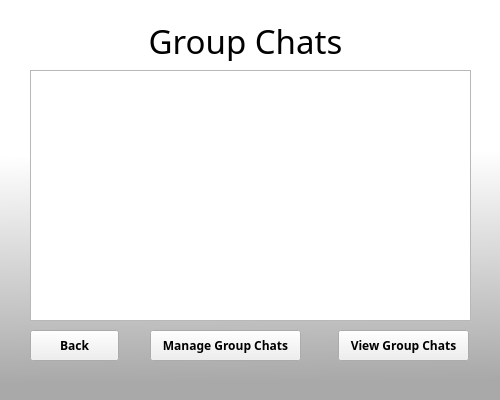
<?xml version="1.0" encoding="UTF-8"?>
<ui version="4.0">
 <class>GroupChatMenu</class>
 <widget class="QWidget" name="GroupChatMenu">
  <property name="geometry">
   <rect>
    <x>0</x>
    <y>0</y>
    <width>500</width>
    <height>400</height>
   </rect>
  </property>
  <property name="windowTitle">
   <string>Form</string>
  </property>
  <property name="styleSheet">
   <string notr="true">
#GroupChatMenu{background-color: qlineargradient(spread:pad, x1:0.512, y1:1, x2:0.503, y2:0.306727, stop:0.0696517 rgba(169, 169, 169, 255), stop:0.890547 rgba(255, 255, 255, 255));}
#stackedWidget{ background-color: rgba(1,1,1,0);}</string>
  </property>
  <widget class="QStackedWidget" name="stackedWidget">
   <property name="geometry">
    <rect>
     <x>0</x>
     <y>0</y>
     <width>500</width>
     <height>400</height>
    </rect>
   </property>
   <widget class="QWidget" name="page">
    <widget class="QLabel" name="GCMenuTitle">
     <property name="geometry">
      <rect>
       <x>150</x>
       <y>20</y>
       <width>191</width>
       <height>41</height>
      </rect>
     </property>
     <property name="font">
      <font>
       <family>AnjaliOldLipi</family>
       <pointsize>25</pointsize>
      </font>
     </property>
     <property name="text">
      <string>Group Chats</string>
     </property>
     <property name="alignment">
      <set>Qt::AlignCenter</set>
     </property>
    </widget>
    <widget class="QTextBrowser" name="GCMenuDisplay">
     <property name="geometry">
      <rect>
       <x>30</x>
       <y>70</y>
       <width>441</width>
       <height>251</height>
      </rect>
     </property>
    </widget>
    <widget class="QPushButton" name="GCMenuBackButton">
     <property name="geometry">
      <rect>
       <x>30</x>
       <y>330</y>
       <width>89</width>
       <height>31</height>
      </rect>
     </property>
     <property name="font">
      <font>
       <family>AnjaliOldLipi</family>
       <weight>75</weight>
       <bold>true</bold>
      </font>
     </property>
     <property name="text">
      <string>Back</string>
     </property>
    </widget>
    <widget class="QPushButton" name="GCMenu_ViewGCData">
     <property name="geometry">
      <rect>
       <x>338</x>
       <y>330</y>
       <width>131</width>
       <height>31</height>
      </rect>
     </property>
     <property name="font">
      <font>
       <family>AnjaliOldLipi</family>
       <weight>75</weight>
       <bold>true</bold>
      </font>
     </property>
     <property name="text">
      <string>View Group Chats</string>
     </property>
    </widget>
    <widget class="QPushButton" name="GCMenu_ManageGC">
     <property name="geometry">
      <rect>
       <x>150</x>
       <y>330</y>
       <width>151</width>
       <height>31</height>
      </rect>
     </property>
     <property name="font">
      <font>
       <family>AnjaliOldLipi</family>
       <weight>75</weight>
       <bold>true</bold>
      </font>
     </property>
     <property name="text">
      <string>Manage Group Chats</string>
     </property>
    </widget>
   </widget>
  </widget>
 </widget>
 <resources/>
 <connections/>
</ui>
